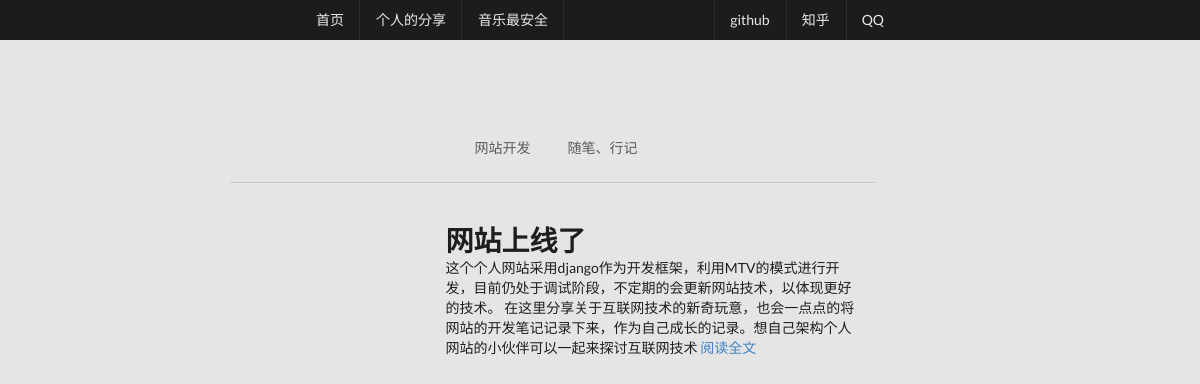
Screenshot of /index?tag=网站开发 with the database file from the repository.
### blogapp/models.py (models this page shows, shortened)
class Aritcle(models.Model):
    handline = models.CharField(null=True,blank=True,max_length=500)
    content = models.TextField(null=True,blank=True)
    hand_img = models.ImageField(upload_to="upload",null = False,blank=True)
    TAG_CHOICES = (
        ('网站开发','网站开发'),
        ('随笔、行记','随笔、行记'),
    )
    tag = models.CharField(null=True,blank=True,max_length=5,choices=TAG_CHOICES)

### blogapp/views.py (the view)
# urls.py: url(r'^index', index, name='index'),
def index(request):
    queryset = request.GET.get('tag')
    if queryset:
        article_list = Aritcle.objects.filter(tag=queryset)
    else:
        article_list = Aritcle.objects.all()
    context = {}
    context['article_list'] = article_list
    index_page = render(request,'index.html',context)
    return index_page

### blogapp/templates/index.html (shortened to what this page needs)
<!DOCTYPE html>
{% load staticfiles %}
<html lang="en">
    <head>
        <link href="{% static 'css/semantic.css' %}" rel="stylesheet">
        <link rel="stylesheet" type="" href="{% static 'css/cousom.css' %}">
    </head>
    <body style="background-color:#e5e5e5">
    <div class="ui fixed inverted menu">
        <a href="{% url 'first' %}" class="item">首页</a>
        <a href="{% url 'index' %}" class="item">个人的分享</a>
        <a href="" class="item">音乐最安全</a>
        <div class="right menu">
        <a href="https://github.com/RBtzw" class="item">github</a>
        <a href="https://www.zhihu.com/people/li-han-sheng-99/activities" class="item">知乎</a>
        <a href="tencent://message/?uin=309096436&Site=400301.com&Menu=yes" class="item">QQ</a>
        </div>
    </div>
    <div class="ui basic segment index">
         <div class="ui grid">
            <div class="ui three wide column">
            </div>
            <div class="ui ten wide column blog">
            <div class="ui container nav" style="width:200px">
                <div class="ui borderless text two item menu" ">
                    <a class="item" href="?tag=网站开发">
                        网站开发
                    </a>
                    <a class="item" href="?tag=随笔、行记">
                        随笔、行记
                    </a>
                </div>
            </div>
            <div class="ui divider"></div>
            {% for article in article_list %}
                <div class="ui basic segment">
                    <div class="ui grid">
                        <div class="ui five wide column pic">
                        </div>
                        <div class="ui eleven wide column">
                             <div class="ui container vertical segment">
                                     <a href="{% url 'detail' article.id %}">
                                        <h1 class="ui header">
                                            {{ article.handline }}
                                        </h1>
                                    </a>
                                     <p>
                                        {{ article.content|truncatechars_html:400 }}
                                        <a href="{% url 'detail' article.id %}">
                                            阅读全文
                                        </a>
                                     </p>
                             </div>
                        </div>
                    </div>
                </div>
            {% endfor %}
            </div>
            </div>
        </div>
    </body>
</html>

### blogapp/static/css/cousom.css (style rules this page uses)
.ui.fixed.inverted.menu { padding: 0px 300px 0px 300px; }
.ui.ten.wide.column.blog { padding: 100px 100px 5px 5px }

### rows the page displays
Aritcle: handline "网站上线了", content "这个个人网站采用django作为开发框架，利用MTV的模式进行开发，目前仍处于调试阶段，不定期的会更新网站技术，以体现更好的技术。 在这里分享关于互联网技术的新奇玩意，也会一点点的将网站的开发笔记记录下来，作为自己成长的记录。想自己架构个人网站的小伙伴可以一起来探讨互联网技术"
